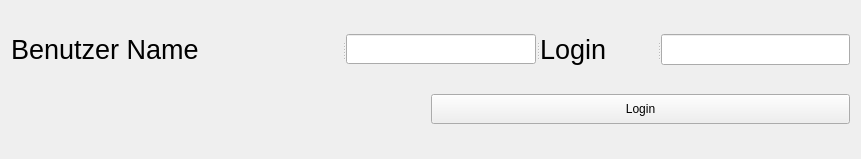
<?xml version="1.0" encoding="UTF-8"?>
<ui version="4.0">
 <class>Form</class>
 <widget class="QWidget" name="Form">
  <property name="geometry">
   <rect>
    <x>0</x>
    <y>0</y>
    <width>861</width>
    <height>159</height>
   </rect>
  </property>
  <property name="windowTitle">
   <string>Form</string>
  </property>
  <layout class="QVBoxLayout" name="verticalLayout">
   <item>
    <widget class="QSplitter" name="splitter_3">
     <property name="orientation">
      <enum>Qt::Horizontal</enum>
     </property>
     <widget class="QSplitter" name="splitter">
      <property name="orientation">
       <enum>Qt::Horizontal</enum>
      </property>
      <widget class="QLabel" name="label">
       <property name="font">
        <font>
         <family>Arial</family>
         <pointsize>20</pointsize>
         <weight>50</weight>
         <bold>false</bold>
        </font>
       </property>
       <property name="text">
        <string>Benutzer Name</string>
       </property>
       <property name="buddy">
        <cstring>in_user</cstring>
       </property>
      </widget>
      <widget class="QLineEdit" name="in_user">
       <property name="minimumSize">
        <size>
         <width>70</width>
         <height>30</height>
        </size>
       </property>
       <property name="maximumSize">
        <size>
         <width>16777215</width>
         <height>30</height>
        </size>
       </property>
      </widget>
     </widget>
     <widget class="QSplitter" name="splitter_2">
      <property name="orientation">
       <enum>Qt::Horizontal</enum>
      </property>
      <widget class="QLabel" name="label_2">
       <property name="font">
        <font>
         <family>Arial</family>
         <pointsize>20</pointsize>
         <weight>50</weight>
         <bold>false</bold>
        </font>
       </property>
       <property name="text">
        <string>Login</string>
       </property>
       <property name="buddy">
        <cstring>in_password</cstring>
       </property>
      </widget>
      <widget class="QLineEdit" name="in_password">
       <property name="echoMode">
        <enum>QLineEdit::Password</enum>
       </property>
      </widget>
     </widget>
    </widget>
   </item>
   <item>
    <layout class="QHBoxLayout" name="horizontalLayout">
     <item>
      <spacer name="horizontalSpacer">
       <property name="orientation">
        <enum>Qt::Horizontal</enum>
       </property>
       <property name="sizeHint" stdset="0">
        <size>
         <width>40</width>
         <height>20</height>
        </size>
       </property>
      </spacer>
     </item>
     <item>
      <widget class="QSplitter" name="splitter_4">
       <property name="orientation">
        <enum>Qt::Horizontal</enum>
       </property>
       <widget class="QPushButton" name="submit_button">
        <property name="maximumSize">
         <size>
          <width>16777215</width>
          <height>30</height>
         </size>
        </property>
        <property name="text">
         <string>Login</string>
        </property>
       </widget>
      </widget>
     </item>
    </layout>
   </item>
  </layout>
 </widget>
 <resources/>
 <connections/>
</ui>
